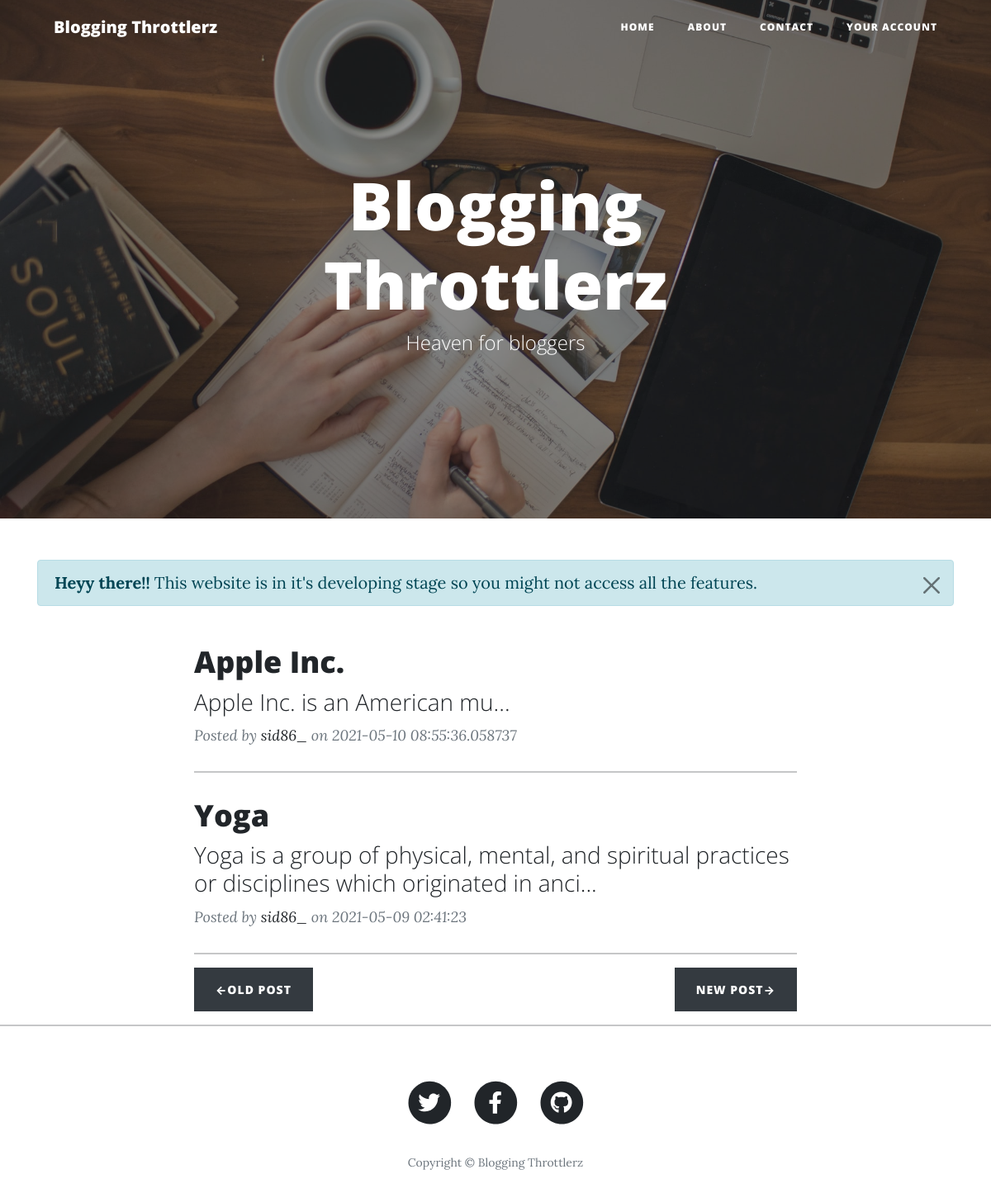
The page / on the database its author committed.
### app.py (models this page shows)
class Posts(db.Model):
    sno = db.Column(db.Integer, primary_key=True)
    title = db.Column(db.String(50), nullable=False)
    sub_title = db.Column(db.String(120), nullable=False)
    slug = db.Column(db.String(25), nullable=False)
    content = db.Column(db.String(400), nullable=False)
    date = db.Column(db.DateTime, default=datetime.utcnow)
    img_file = db.Column(db.String(15), nullable=False)

### app.py (the view)
@app.route('/')
def home():
    posts = Posts.query.filter_by().all()
    last = math.ceil(len(posts)/int(params['no_of_posts']))
    page = request.args.get('page')
    if (not str(page).isnumeric()):
        page = 1
    page = int(page)
    posts = posts[(page-1)*int(params['no_of_posts']):(page-1)
                  * int(params['no_of_posts']) + int(params['no_of_posts'])]
    if page == 1:
        prev = "#"
        next = "/?page=" + str(page+1)
    elif page == last:
        prev = "/?page=" + str(page-1)
        next = "#"
    else:
        prev = "/?page=" + str(page-1)
        next = "/?page=" + str(page+1)
    return render_template('home.html', params=params, posts=posts, prev=prev, next=next)

### templates/home.html
{% extends "base.html" %}
{% block body %}
<header class="masthead" style="background-image: url('{{ url_for('static', filename = 'assets/img/home-bg.jpg')}}')">
    <div class="overlay"></div>
    <div class="container">
        <div class="row">
            <div class="col-lg-8 col-md-10 mx-auto">
                <div class="site-heading">
                    <h1>{{params['page_title']}}</h1>
                    <span class="subheading">Heaven for bloggers</span>
                </div>
            </div>
        </div>
    </div>
</header>
<div class="container">
    <div class="alert alert-primary alert-dismissible fade show" role="alert">
        <strong>Heyy there!!</strong> This website is in it's developing stage so you might not access all the features.
        <button type="button" class="btn-close" data-bs-dismiss="alert" aria-label="Close"></button>
    </div>
    <div class="row">
        <div class="col-lg-8 col-md-10 mx-auto">
            {% for post in posts %}
            <div class="post-preview">
                <a href="/post/{{post.slug}}">
                    <h2 class="post-title">{{post.title}}</h2>
                    <h3 class="post-subtitle">{{post.sub_title[0:100]}}...</h3>
                </a>
                <p class="post-meta">
                    Posted by
                    <a href="#!">{{params['admin_user']}}</a>
                    on {{post.date}}
                </p>
            </div>
            <hr />
            {% endfor %}
            <div class="clearfix">
                <a  href="{{prev}}"> <button type="button" class="btn btn-dark float-left"
                        data-bs-toggle="tooltip" data-bs-placement="bottom" title="Previous posts">
                        &larr;Old Post
                    </button> </a><a  href="{{next}}"><button type="button"
                        class="btn btn-dark  float-right" data-bs-toggle="tooltip" data-bs-placement="bottom"
                        title="Newer posts">
                        New Post&rarr;
                    </button></a>
            </div>
        </div>
    </div>
</div>
<hr />
{% endblock %}

### templates/base.html (shortened to what this page needs)
<!DOCTYPE html>
<html lang="en">
<head>
    <link href="https://cdn.jsdelivr.net/npm/bootstrap@5.0.0/dist/css/bootstrap.min.css" rel="stylesheet"
>
    <link href="{{ url_for('static', filename = 'css/styles.css')}}" rel="stylesheet" />
</head>
<body>
    <nav class="navbar navbar-expand-lg navbar-light fixed-top" id="mainNav">
        <div class="container">
            <a class="navbar-brand" href="/">{{params['page_title']}}</a>
            <div class="collapse navbar-collapse" id="navbarResponsive">
                <ul class="navbar-nav ml-auto">
                    <li class="nav-item"><a class="nav-link" href="/">Home</a></li>
                    <li class="nav-item"><a class="nav-link" href="/about">About</a></li>
                    <li class="nav-item"><a class="nav-link" href="/contact">Contact</a></li>
                    <li class="nav-item">
                        <a class="nav-link" href="/dashboard">
                            Your Account
                        </a>
                    </li>
                </ul>
            </div>
        </div>
    </nav>
    {% block body %}
    {% endblock %}
    <footer>
        <div class="container">
            <div class="row">
                <div class="col-lg-8 col-md-10 mx-auto">
                    <ul class="list-inline text-center">
                        <li class="list-inline-item">
                            <a href="{{params['twt_url']}}" target="_blank">
                                <span class="fa-stack fa-lg">
                                    <i class="fas fa-circle fa-stack-2x"></i>
                                    <i class="fab fa-twitter fa-stack-1x fa-inverse"></i>
                                </span>
                            </a>
                        </li>
                        <li class="list-inline-item">
                            <a href="{{params['insta_url']}}" target="_blank">
                                <span class="fa-stack fa-lg">
                                    <i class="fas fa-circle fa-stack-2x"></i>
                                    <i class="fab fa-facebook-f fa-stack-1x fa-inverse"></i>
                                </span>
                            </a>
                        </li>
                        <li class="list-inline-item">
                            <a href="{{params['github_url']}}" target="_blank">
                                <span class="fa-stack fa-lg">
                                    <i class="fas fa-circle fa-stack-2x"></i>
                                    <i class="fab fa-github fa-stack-1x fa-inverse"></i>
                                </span>
                            </a>
                        </li>
                    </ul>
                    <p class="copyright text-muted">Copyright &copy; {{params['page_title']}}</p>
                </div>
            </div>
        </div>
    </footer>
</body>
</html>

### templates/base.html (style rules this page uses)
html, body { width: 100%; height: 100%; margin: 0px; padding: 0px; overflow-x: hidden; }

### rows shown on the page
Posts: title "Apple Inc.", sub_title "Apple Inc. is an American mu", admin_user "sid86_", date "2021-05-10 08:55:36.058737"
Posts: title "Yoga", sub_title "Yoga is a group of physical, mental, and spiritual practices or disciplines which originated in anci", admin_user "sid86_", date "2021-05-09 02:41:23"

### other values the page prints
{{ params['page_title'] }} "Blogging Throttlerz"
